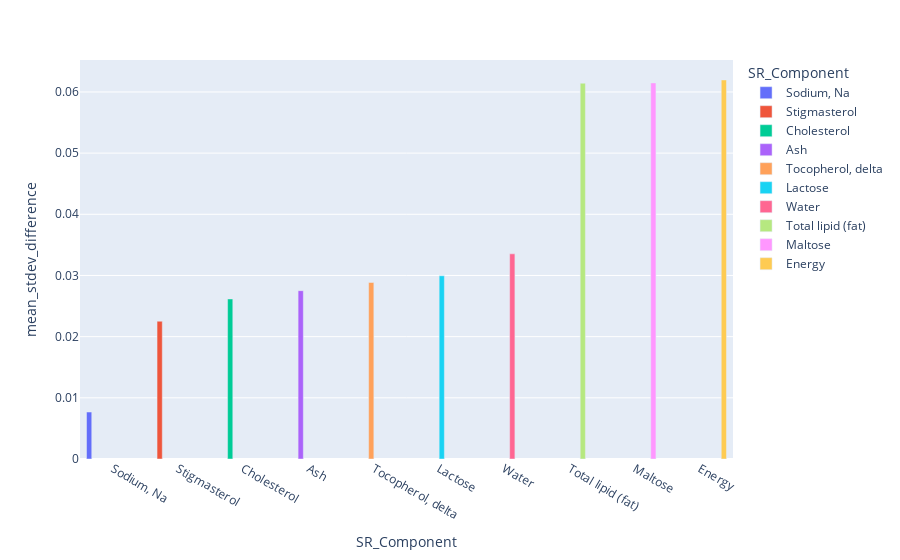

Write notebook code for a chart like this one.
### Code cell
min_nut = pd.read_csv('min_nutrient_id.csv')
print(min_nut)
fig = px.bar(min_nut, x="SR_Component", y="mean_stdev_difference", color="SR_Component", barmode="group")
fig.show()

### Figure 1 — Plotly figure (JSON) as saved in the notebook; plotly's stock layout.template omitted (floating-point values rounded to 4 significant figures)
{"data": [{"alignmentgroup": "True", "hovertemplate": "SR_Component=%{x}<br>mean_stdev_difference=%{y}<extra></extra>", "legendgroup": "Sodium, Na", "marker": {"color": "#636efa", "pattern": {"shape": ""}}, "name": "Sodium, Na", "offsetgroup": "Sodium, Na", "orientation": "v", "showlegend": true, "textposition": "auto", "type": "bar", "x": ["Sodium, Na"], "xaxis": "x", "y": [0.007679], "yaxis": "y"}, {"alignmentgroup": "True", "hovertemplate": "SR_Component=%{x}<br>mean_stdev_difference=%{y}<extra></extra>", "legendgroup": "Stigmasterol", "marker": {"color": "#EF553B", "pattern": {"shape": ""}}, "name": "Stigmasterol", "offsetgroup": "Stigmasterol", "orientation": "v", "showlegend": true, "textposition": "auto", "type": "bar", "x": ["Stigmasterol"], "xaxis": "x", "y": [0.02252], "yaxis": "y"}, {"alignmentgroup": "True", "hovertemplate": "SR_Component=%{x}<br>mean_stdev_difference=%{y}<extra></extra>", "legendgroup": "Cholesterol", "marker": {"color": "#00cc96", "pattern": {"shape": ""}}, "name": "Cholesterol", "offsetgroup": "Cholesterol", "orientation": "v", "showlegend": true, "textposition": "auto", "type": "bar", "x": ["Cholesterol"], "xaxis": "x", "y": [0.02616], "yaxis": "y"}, {"alignmentgroup": "True", "hovertemplate": "SR_Component=%{x}<br>mean_stdev_difference=%{y}<extra></extra>", "legendgroup": "Ash", "marker": {"color": "#ab63fa", "pattern": {"shape": ""}}, "name": "Ash", "offsetgroup": "Ash", "orientation": "v", "showlegend": true, "textposition": "auto", "type": "bar", "x": ["Ash"], "xaxis": "x", "y": [0.02752], "yaxis": "y"}, {"alignmentgroup": "True", "hovertemplate": "SR_Component=%{x}<br>mean_stdev_difference=%{y}<extra></extra>", "legendgroup": "Tocopherol, delta", "marker": {"color": "#FFA15A", "pattern": {"shape": ""}}, "name": "Tocopherol, delta", "offsetgroup": "Tocopherol, delta", "orientation": "v", "showlegend": true, "textposition": "auto", "type": "bar", "x": ["Tocopherol, delta"], "xaxis": "x", "y": [0.02886], "yaxis": "y"}, {"alignmentgroup": "True", "hovertemplate": "SR_Component=%{x}<br>mean_stdev_difference=%{y}<extra></extra>", "legendgroup": "Lactose", "marker": {"color": "#19d3f3", "pattern": {"shape": ""}}, "name": "Lactose", "offsetgroup": "Lactose", "orientation": "v", "showlegend": true, "textposition": "auto", "type": "bar", "x": ["Lactose"], "xaxis": "x", "y": [0.02995], "yaxis": "y"}, {"alignmentgroup": "True", "hovertemplate": "SR_Component=%{x}<br>mean_stdev_difference=%{y}<extra></extra>", "legendgroup": "Water", "marker": {"color": "#FF6692", "pattern": {"shape": ""}}, "name": "Water", "offsetgroup": "Water", "orientation": "v", "showlegend": true, "textposition": "auto", "type": "bar", "x": ["Water"], "xaxis": "x", "y": [0.03354], "yaxis": "y"}, {"alignmentgroup": "True", "hovertemplate": "SR_Component=%{x}<br>mean_stdev_difference=%{y}<extra></extra>", "legendgroup": "Total lipid (fat)", "marker": {"color": "#B6E880", "pattern": {"shape": ""}}, "name": "Total lipid (fat)", "offsetgroup": "Total lipid (fat)", "orientation": "v", "showlegend": true, "textposition": "auto", "type": "bar", "x": ["Total lipid (fat)"], "xaxis": "x", "y": [0.06143], "yaxis": "y"}, {"alignmentgroup": "True", "hovertemplate": "SR_Component=%{x}<br>mean_stdev_difference=%{y}<extra></extra>", "legendgroup": "Maltose", "marker": {"color": "#FF97FF", "pattern": {"shape": ""}}, "name": "Maltose", "offsetgroup": "Maltose", "orientation": "v", "showlegend": true, "textposition": "auto", "type": "bar", "x": ["Maltose"], "xaxis": "x", "y": [0.06148], "yaxis": "y"}, {"alignmentgroup": "True", "hovertemplate": "SR_Component=%{x}<br>mean_stdev_difference=%{y}<extra></extra>", "legendgroup": "Energy", "marker": {"color": "#FECB52", "pattern": {"shape": ""}}, "name": "Energy", "offsetgroup": "Energy", "orientation": "v", "showlegend": true, "textposition": "auto", "type": "bar", "x": ["Energy"], "xaxis": "x", "y": [0.06196], "yaxis": "y"}], "layout": {"barmode": "group", "legend": {"title": {"text": "SR_Component"}, "tracegroupgap": 0}, "margin": {"t": 60}, "xaxis": {"anchor": "y", "categoryarray": ["Sodium, Na", "Stigmasterol", "Cholesterol", "Ash", "Tocopherol, delta", "Lactose", "Water", "Total lipid (fat)", "Maltose", "Energy"], "categoryorder": "array", "domain": [0, 1], "title": {"text": "SR_Component"}}, "yaxis": {"anchor": "x", "domain": [0, 1], "title": {"text": "mean_stdev_difference"}}}}
